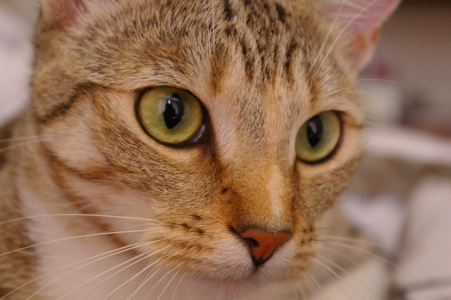
#> input picture skimage.data.chelsea(), 451 x 300 px
$ jupyter execute WS-DH17.ipynb   (shell and % lines are left out)   (older library calls are emulated)
#> lines starting #> are read from the running program, lines starting #| are printed output that depends on the picture
### Importing modules

[cell 1]
# Module to process images
import skimage
from skimage import data, io

[cell 2]
# Module to process arrays
import numpy as np

[cell 3]
# Module to plot the images
import matplotlib.pyplot as plt
from mpl_toolkits.mplot3d import Axes3D
# This command allows to plot directly on the notbook (use %matplotlib notebook if you want to interact with the image)

#### Images available
* ./images/cadaster_sample.jpg (color)
* ./images/document.jpg (grayscale)

### Load an image and show it in the notebook

[cell 4]
# Get the image from scikit-image and create the PNG file
f = data.chelsea()
#> f is the input picture: shape (300, 451, 3); mean R, G, B 147.7, 111.4, 86.8
io.imsave('my_image.png', f)

[cell 5]
# Load it and show
image = io.imread('my_image.png')
plt.imshow(image)

### Color channels

[cell 6]
from skimage import color

[cell 7]
# Get the shape of the image (height, width, channels)
image.shape
#> Out = (300, 451, 3)

[cell 8]
# Get the first channel of the image and its shape
channel_red = image[:, :, 0]
channel_red.shape
#> Out = (300, 451)

[cell 9]
# Plot the first channel of the image (red)
plt.imshow(channel_red, cmap='gray')

[cell 10]
# Compare the 3 channels
channel_green = image[:,:,1]
channel_blue = image[:,:,2]

# Formatting plot
plt.figure(figsize=(20,20))
plt.subplot(1,3,1)
plt.title('Red')
plt.imshow(channel_red, cmap='gray')
plt.axis('off')
plt.subplot(1,3,2)
plt.title('Green')
plt.imshow(channel_green, cmap='gray')
plt.axis('off')
plt.subplot(1,3,3)
plt.title('Blue')
plt.imshow(channel_blue, cmap='gray')
plt.axis('off')

A color pixel has 3 values corresponding to the 3 channels. When decomposing the image into channels, we can see which are the principal colors. A high value (towards white) means an important contribution of the color component to the image and a low value (toward black) means few contibution.

[cell 11]
# Convert a color image to grayscale image
grayscale_image = color.rgb2gray(image)
plt.imshow(grayscale_image, cmap='gray')

### Image as an array

[cell 12]
# We can access the pixels of the image by knowing its row and column
# /!\ In Python, indexing starts at 0 (so first pixel is 0)
# Get the pixel in the 5th row and 7th column
pixel = image[4, 6, :]
#> pixel = [147, 124, 108]
pixel
#> Out = [147, 124, 108]
# The 3 values correspond to the R G and B channels

Usually pixels are represented as unsigned integers between 0 and 255 (256 values encoded in 8 bits (2^8=256)), we say they have uint8 type.

[cell 13]
# Crop the image from row 81 to 150 and from column 131 to 220
# /!\ In Python, the end index is not included so the crop is between [80,150[ and [130,220[
crop = image[80:150, 130:220, :]
plt.imshow(crop)

[cell 14]
crop.shape
#> Out = (70, 90, 3)

### Image transformations

[cell 15]
from skimage import transform

[cell 16]
# Rescale image by a factor 2
rescaled_image = transform.rescale(image, scale=2, mode='constant')
rescaled_image.shape
#> Out = (600, 902, 6)

[cell 17]
# Resize image to have a square size
resized_image = transform.resize(image, (200,200), mode='constant')
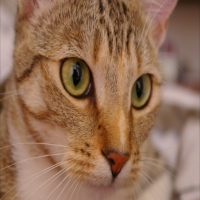
#> resized_image: shape (200, 200, 3) float64; mean R, G, B 0.579, 0.437, 0.34
resized_image.shape
#> Out = (200, 200, 3)

[cell 18]
# Rotate image by 90° counter-clockwise
rotated_image = transform.rotate(image, 90, resize=True)
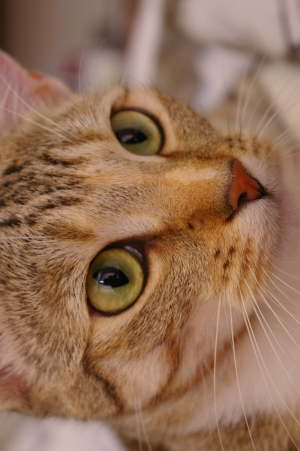
#> rotated_image: shape (451, 300, 3) float64; mean R, G, B 0.579, 0.437, 0.34
plt.imshow(rotated_image)

### Image filtering

[cell 19]
from skimage import filters

#### Gaussian filter (Blur)
https://en.wikipedia.org/wiki/Gaussian_function#Multi-dimensional_Gaussian_function

[cell 20]
blurred_image = filters.gaussian(image, 5, multichannel=True)

[cell 21]
plt.imshow(blurred_image)

[cell 22]
X = np.arange(-3, 3, 0.2)
Y = np.arange(-3, 3, 0.2)
X, Y = np.meshgrid(X, Y)
Z = (10/np.sqrt(2*np.pi)*np.exp(-(X**2/2)-(Y**2/2)))

fig = plt.figure()
# Plot 2D kernel
ax = fig.add_subplot(1, 2, 1)
ker = ax.imshow(Z, cmap='gray')
plt.gca().invert_yaxis()
plt.colorbar(ker, shrink=0.5, aspect=5)
plt.axis('off')

# Plot the surface
ax = fig.add_subplot(1, 2, 2, projection='3d')
surf = ax.plot_surface(X, Y, Z, cmap='coolwarm', linewidth=0, antialiased=False)
fig.colorbar(surf, shrink=0.5, aspect=5)

plt.show()

#### Edge detection
https://en.wikipedia.org/wiki/Sobel_operator

[cell 23]
# Sobel H and Sobel V (also know as Sobel Y and Sobel X) find edges in horizontal and vertical directions
sobel_h = filters.sobel_h(grayscale_image)
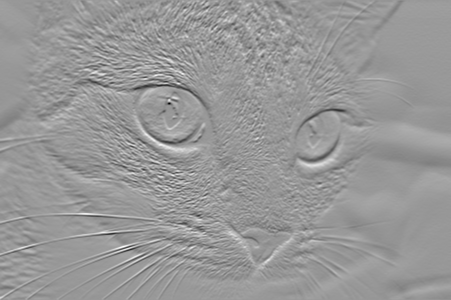
#> sobel_h: shape (300, 451) float64; min -0.5, max 0.339, mean 0.000806; drawn with min black and max white
sobel_v = filters.sobel_v(grayscale_image)
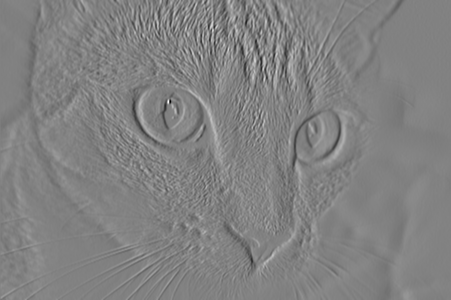
#> sobel_v: shape (300, 451) float64; min -0.514, max 0.495, mean 5.07e-05; drawn with min black and max white
sobel = filters.sobel(grayscale_image)
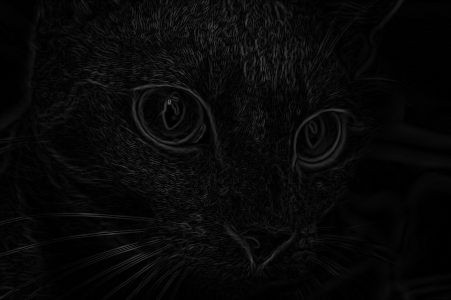
#> sobel: shape (300, 451) float64; min 0, max 0.371, mean 0.0332

[cell 24]
# Formatting plot
plt.figure(figsize=(20,20))
plt.subplot(1,3,1)
plt.title('sobel x')
plt.imshow(sobel_v, cmap='gray')
plt.axis('off')
plt.subplot(1,3,2)
plt.title('sobel y')
plt.imshow(sobel_h, cmap='gray')
plt.axis('off')
plt.subplot(1,3,3)
plt.title('combined')
plt.imshow(sobel, cmap='gray')
plt.axis('off')

[cell 25]
# Sobel kernel
sobel_kernel_x = np.array([[-1, 0, 1], [-2, 0, 2],[-1, 0, 1]])
sobel_kernel_y = np.array([[-1, -2, -1],[0, 0, 0],[1, 2, 1]])

# Plot filter kernels

X = np.arange(-3, 3, 0.2)
Y = np.arange(-3, 3, 0.2)
X, Y = np.meshgrid(X, Y)
Z = transform.rescale(sobel_kernel_y, 10, order=0, mode='edge')

fig = plt.figure()
# Plot 2D kernel
ax = fig.add_subplot(1, 2, 1)
ker = ax.imshow(Z, cmap='gray')
plt.gca().invert_yaxis()
plt.colorbar(ker, shrink=0.5, aspect=5)
plt.axis('off')

# Plot the surface
ax = fig.add_subplot(1, 2, 2, projection='3d')
surf = ax.plot_surface(X, Y, Z, cmap='coolwarm', linewidth=0, antialiased=False)
fig.colorbar(surf, shrink=0.5, aspect=5)

plt.show()

#### Gabor filter
https://en.wikipedia.org/wiki/Gabor_filter

[cell 26]
plt.figure(figsize=(20,7))
for i, angle in enumerate([0, np.pi/8, np.pi/4, np.pi/2, 3*np.pi/4, 7*np.pi/8]):
    plt.subplot(2,3,i+1)
    image_gabor = filters.gabor(grayscale_image, frequency=0.2, theta=angle)
    plt.title('Angle={:.02f}'.format(angle))
    plt.imshow(image_gabor[0], cmap='gray')
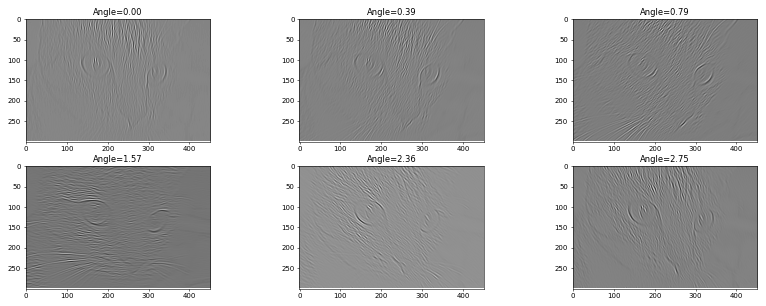
#> figure drawn by matplotlib, 6 panels

### Restauration module

[cell 27]
from skimage import restoration

[cell 28]
image = io.imread('./images/cadaster_sample.jpg')
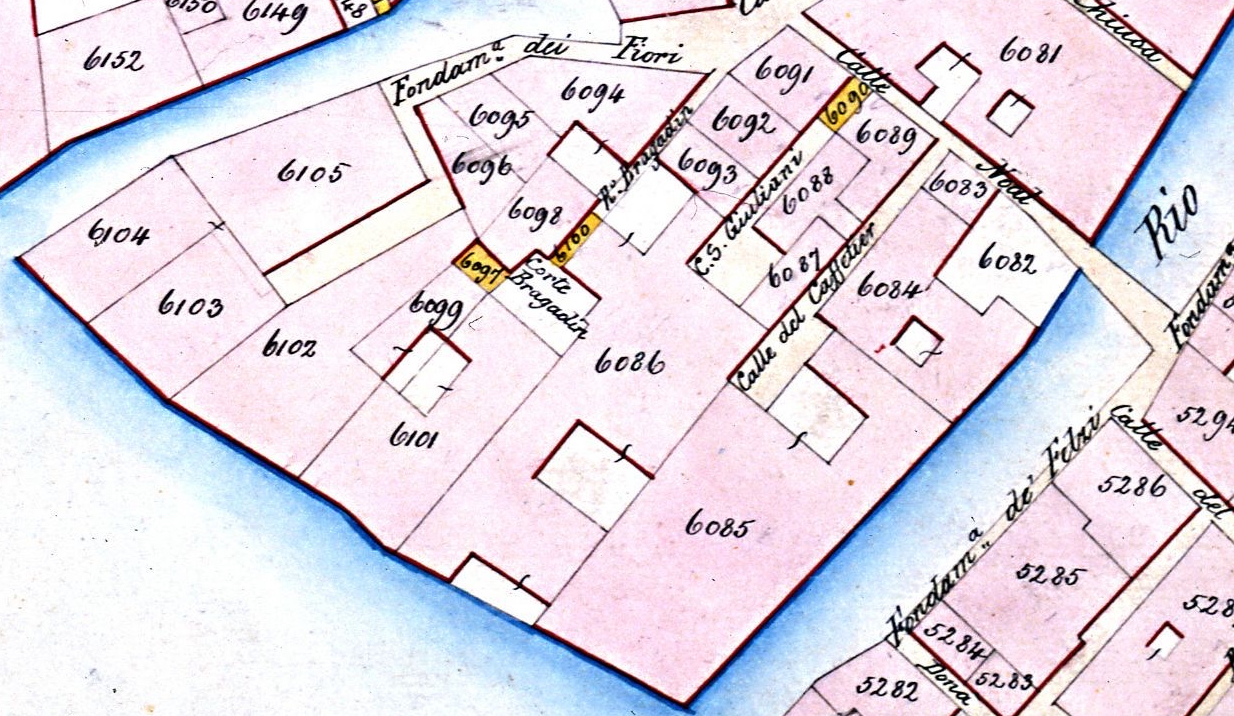
#> input picture first-session/images/cadaster_sample.jpg, 1234 x 716 px
#> image is the input picture: shape (716, 1234, 3); mean R, G, B 223.6, 215.9, 226.5

[cell 29]
# Add noise to image
sigma = 0.155
noisy_image = skimage.util.random_noise(image[:200,:200,:], var=sigma**2) # We take a crop of the image
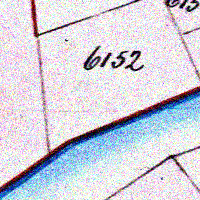
#> noisy_image: shape (200, 200, 3) float64; mean R, G, B 0.828, 0.826, 0.865

[cell 30]
plt.imshow(noisy_image, cmap='gray')

[cell 31]
image_denoised = restoration.denoise_nl_means(noisy_image, patch_size=7, patch_distance=11, multichannel=True)
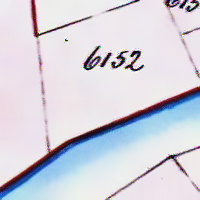
#> image_denoised: shape (200, 200, 3) float64; mean R, G, B 0.832, 0.829, 0.868

[cell 32]
plt.imshow(image_denoised, cmap='gray')

[cell 33]
image = io.imread('./images/page.jpg')
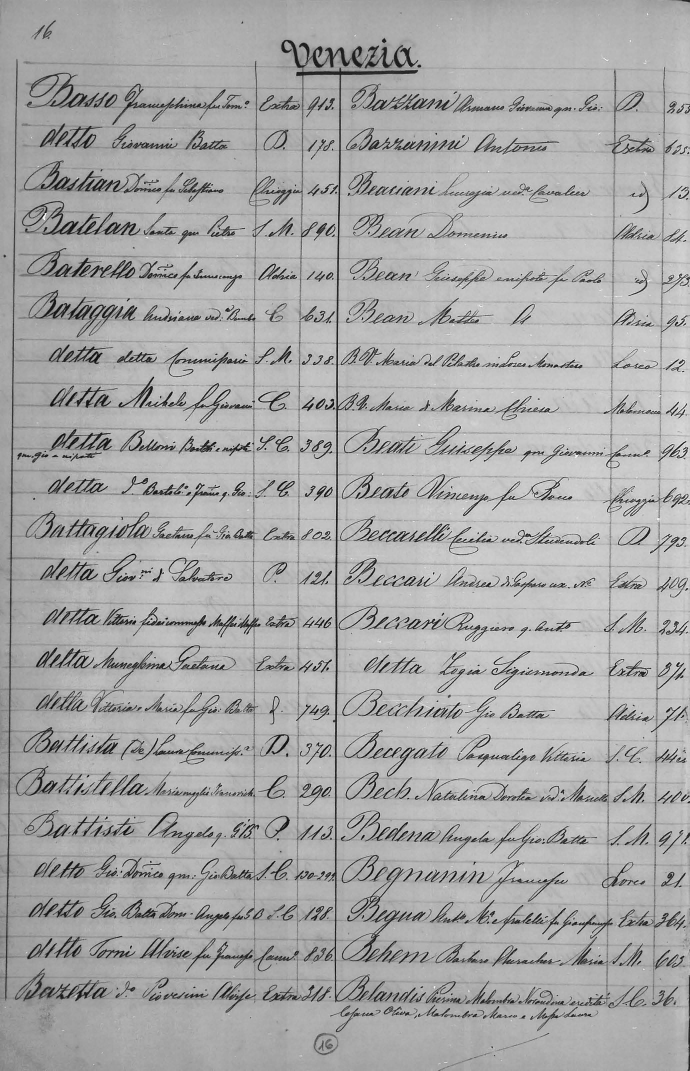
#> input picture first-session/images/page.jpg, 2069 x 3212 px (shown at 1/3 size)
#> image is the input picture: shape (3212, 2069); min 0, max 255, mean 169

[cell 34]
# Add noise to image
sigma = 0.155
noisy_image = skimage.util.random_noise(image, var=sigma**2)
#> noisy_image: shape (3212, 2069) float64

[cell 35]
plt.figure(figsize=(30,10))
plt.imshow(noisy_image, cmap='gray')

[cell 36]
image_denoised = restoration.denoise_tv_bregman(noisy_image, 2)
#> image_denoised: shape (3212, 2069) float64
